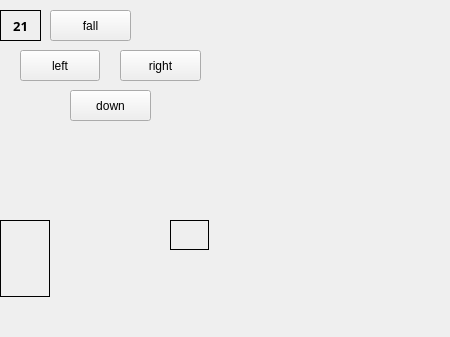
<?xml version="1.0" encoding="UTF-8"?>
<ui version="4.0">
 <class>MainWindow</class>
 <widget class="QMainWindow" name="MainWindow">
  <property name="enabled">
   <bool>true</bool>
  </property>
  <property name="geometry">
   <rect>
    <x>0</x>
    <y>0</y>
    <width>450</width>
    <height>337</height>
   </rect>
  </property>
  <property name="minimumSize">
   <size>
    <width>200</width>
    <height>200</height>
   </size>
  </property>
  <property name="windowTitle">
   <string>MainWindow</string>
  </property>
  <property name="autoFillBackground">
   <bool>false</bool>
  </property>
  <property name="styleSheet">
   <string notr="true">/*background-image:url(:/img/background.jpg)
image:url(:/img/background.jpg) repeat center;*/

</string>
  </property>
  <property name="animated">
   <bool>true</bool>
  </property>
  <widget class="QWidget" name="centralwidget">
   <widget class="QLabel" name="person">
    <property name="enabled">
     <bool>true</bool>
    </property>
    <property name="geometry">
     <rect>
      <x>0</x>
      <y>220</y>
      <width>50</width>
      <height>77</height>
     </rect>
    </property>
    <property name="autoFillBackground">
     <bool>false</bool>
    </property>
    <property name="styleSheet">
     <string notr="true">
/*background-image:url(:/img/person.png);*/

image:url(:/img/person_2.png);
</string>
    </property>
    <property name="frameShape">
     <enum>QFrame::Box</enum>
    </property>
    <property name="frameShadow">
     <enum>QFrame::Plain</enum>
    </property>
    <property name="text">
     <string/>
    </property>
    <property name="scaledContents">
     <bool>false</bool>
    </property>
   </widget>
   <widget class="QLabel" name="terrain">
    <property name="geometry">
     <rect>
      <x>0</x>
      <y>289</y>
      <width>450</width>
      <height>61</height>
     </rect>
    </property>
    <property name="text">
     <string/>
    </property>
    <property name="pixmap">
     <pixmap resource="res.qrc">:/img/terrain.jpg</pixmap>
    </property>
    <property name="scaledContents">
     <bool>true</bool>
    </property>
   </widget>
   <widget class="QLabel" name="background">
    <property name="geometry">
     <rect>
      <x>0</x>
      <y>0</y>
      <width>441</width>
      <height>531</height>
     </rect>
    </property>
    <property name="styleSheet">
     <string notr="true">background:url(&quot;:/img/background.jpg&quot;);</string>
    </property>
    <property name="text">
     <string/>
    </property>
    <property name="scaledContents">
     <bool>false</bool>
    </property>
   </widget>
   <widget class="QLabel" name="block_old">
    <property name="geometry">
     <rect>
      <x>0</x>
      <y>10</y>
      <width>41</width>
      <height>31</height>
     </rect>
    </property>
    <property name="font">
     <font>
      <family>Courier 10 Pitch</family>
      <pointsize>10</pointsize>
      <weight>75</weight>
      <bold>true</bold>
     </font>
    </property>
    <property name="frameShape">
     <enum>QFrame::Panel</enum>
    </property>
    <property name="text">
     <string>21</string>
    </property>
    <property name="scaledContents">
     <bool>false</bool>
    </property>
    <property name="alignment">
     <set>Qt::AlignCenter</set>
    </property>
   </widget>
   <widget class="QPushButton" name="pushButton">
    <property name="geometry">
     <rect>
      <x>20</x>
      <y>50</y>
      <width>80</width>
      <height>31</height>
     </rect>
    </property>
    <property name="text">
     <string>left</string>
    </property>
   </widget>
   <widget class="QPushButton" name="pushButton_2">
    <property name="geometry">
     <rect>
      <x>120</x>
      <y>50</y>
      <width>81</width>
      <height>31</height>
     </rect>
    </property>
    <property name="autoFillBackground">
     <bool>false</bool>
    </property>
    <property name="styleSheet">
     <string notr="true">/*image:url(:/img/person_2.png);*/
/*background:url(:/img/block.png);*/
</string>
    </property>
    <property name="text">
     <string>right</string>
    </property>
    <property name="autoDefault">
     <bool>false</bool>
    </property>
    <property name="default">
     <bool>false</bool>
    </property>
    <property name="flat">
     <bool>false</bool>
    </property>
   </widget>
   <widget class="QPushButton" name="pushButton_3">
    <property name="geometry">
     <rect>
      <x>50</x>
      <y>10</y>
      <width>81</width>
      <height>31</height>
     </rect>
    </property>
    <property name="text">
     <string>fall</string>
    </property>
   </widget>
   <widget class="QPushButton" name="pushButton_4">
    <property name="geometry">
     <rect>
      <x>70</x>
      <y>90</y>
      <width>81</width>
      <height>31</height>
     </rect>
    </property>
    <property name="text">
     <string>down</string>
    </property>
   </widget>
   <widget class="QLabel" name="povistka">
    <property name="geometry">
     <rect>
      <x>170</x>
      <y>220</y>
      <width>39</width>
      <height>30</height>
     </rect>
    </property>
    <property name="frameShape">
     <enum>QFrame::Box</enum>
    </property>
    <property name="text">
     <string/>
    </property>
    <property name="pixmap">
     <pixmap resource="res.qrc">:/img/convert_2.jpg</pixmap>
    </property>
    <property name="scaledContents">
     <bool>true</bool>
    </property>
    <property name="alignment">
     <set>Qt::AlignCenter</set>
    </property>
   </widget>
   <widget class="QLabel" name="end_fon">
    <property name="geometry">
     <rect>
      <x>340</x>
      <y>220</y>
      <width>91</width>
      <height>61</height>
     </rect>
    </property>
    <property name="text">
     <string/>
    </property>
   </widget>
   <zorder>background</zorder>
   <zorder>terrain</zorder>
   <zorder>block_old</zorder>
   <zorder>pushButton</zorder>
   <zorder>pushButton_2</zorder>
   <zorder>pushButton_3</zorder>
   <zorder>pushButton_4</zorder>
   <zorder>person</zorder>
   <zorder>povistka</zorder>
   <zorder>end_fon</zorder>
  </widget>
 </widget>
 <resources>
  <include location="res.qrc"/>
 </resources>
 <connections/>
</ui>
